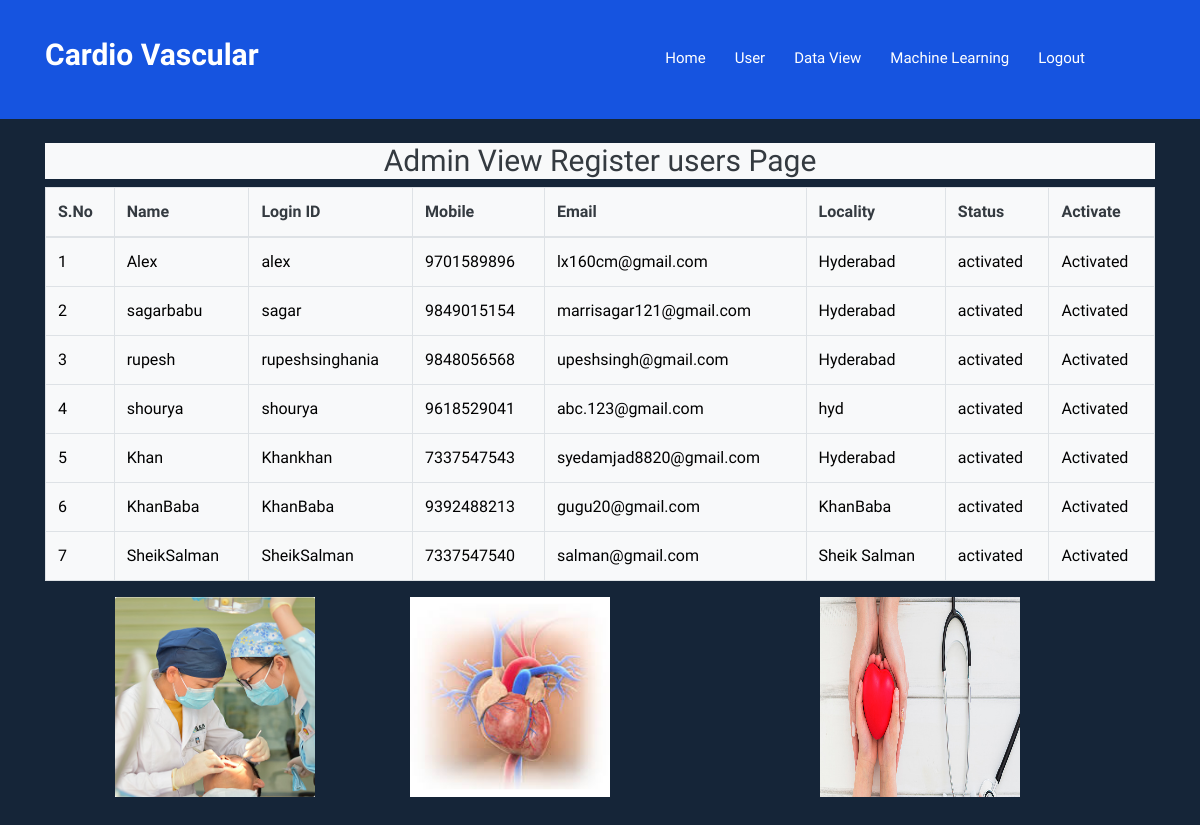
Page /RegisterUsersView/ on the committed database.
### users/models.py (models this page shows, shortened)
class UserRegistrationModel(models.Model):
    name = models.CharField(max_length=100)
    loginid = models.CharField(unique=True,max_length=100)
    password = models.CharField(max_length=100)
    mobile = models.CharField(max_length=100)
    email = models.CharField(max_length=100)
    locality = models.CharField(max_length=100)
    address = models.CharField(max_length=1000)
    city = models.CharField(max_length=100)
    state = models.CharField(max_length=100)
    status  = models.CharField(max_length=100)
    class Meta:
        db_table='Users'

### admins/views.py (the view)
# urls.py: path('RegisterUsersView/',admns.RegisterUsersView,name='RegisterUsersView'),
def RegisterUsersView(request):
    data = UserRegistrationModel.objects.all()
    return render(request,'admins/ViewRegisterUsers.html',{'data':data})

### assets/templates/admins/ViewRegisterUsers.html
{% extends 'admins/AdminBase.html'%}
{%block contents%}
 <p class="footer_title bg-light text-dark">
    <center>
     <h2 class="bg-light text-dark">Admin View Register users Page</h2>
<span class="byline bg-light text-dark" >
    <table class="table table-bordered bg-light text-dark">
    <thead>
      <tr>
        <th>S.No</th>
        <th>Name</th>
        <th>Login ID</th>
        <th>Mobile</th>
        <th>Email</th>
        <th>Locality</th>
        <th>Status</th>
        <th>Activate</th>
      </tr>
    </thead>
    <tbody>
    {% for i in data %}
                                            <tr style="color: Black">
                                                <td>{{forloop.counter}}</td>
                                                <td>{{i.name}}</td>
                                                <td>{{i.loginid}}</td>
                                                <td>{{i.mobile}}</td>
                                                <td>{{i.email}}</td>
                                                <td>{{i.locality}}</td>
                                                <td>{{i.status}}</td>
                                                {% if i.status == 'waiting' %}
                                                <td><a class="btn-link" href="/ActivaUsers/?uid={{ i.id }}"
                                                       style="color:DARKBLUE">Activate</a></td>
                                                {% else %}
                                                <td> Activated</td>
                                                {% endif %}
                                            </tr>
                                            {% endfor %}
    </tbody>
  </table>
</span>
    </center>
 </p>
{%endblock%}

### rows in the picture
UserRegistrationModel: name "Alex", loginid "alex", mobile "9701589896", email "lx160cm@gmail.com", locality "Hyderabad", status "activated", shows "Activated"
UserRegistrationModel: name "sagarbabu", loginid "sagar", mobile "9849015154", email "marrisagar121@gmail.com", locality "Hyderabad", status "activated", shows "Activated"
UserRegistrationModel: name "rupesh", loginid "rupeshsinghania", mobile "9848056568", email "upeshsingh@gmail.com", locality "Hyderabad", status "activated", shows "Activated"
UserRegistrationModel: name "shourya", loginid "shourya", mobile "9618529041", email "abc.123@gmail.com", locality "hyd", status "activated", shows "Activated"
UserRegistrationModel: name "Khan", loginid "Khankhan", mobile "7337547543", email "syedamjad8820@gmail.com", locality "Hyderabad", status "activated", shows "Activated"
UserRegistrationModel: name "KhanBaba", loginid "KhanBaba", mobile "9392488213", email "gugu20@gmail.com", locality "KhanBaba", status "activated", shows "Activated"
UserRegistrationModel: name "SheikSalman", loginid "SheikSalman", mobile "7337547540", email "salman@gmail.com", locality "Sheik Salman", status "activated", shows "Activated"
